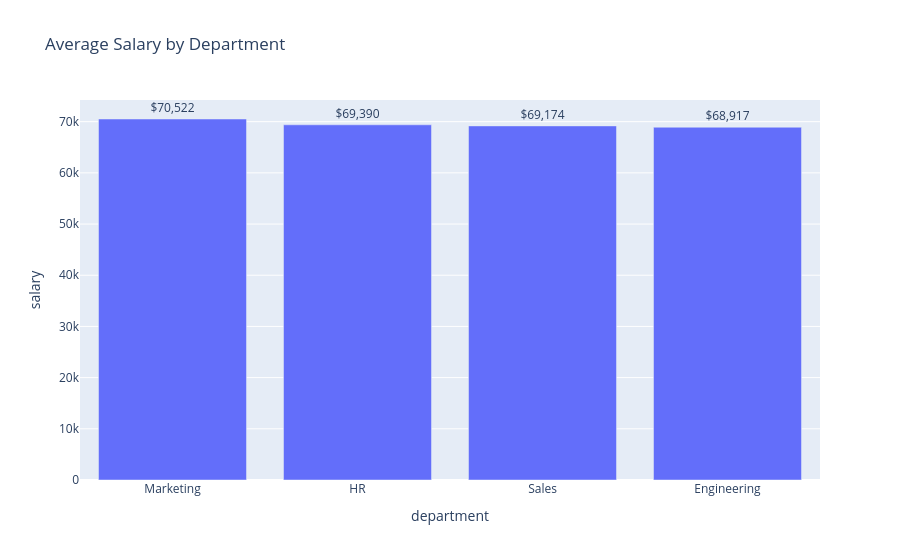

The cell this chart's notebook holds for it:
### Code cell
# --- Bar chart (category comparisons, feature importance) ---
# group by department, compute mean salary, sort highest to lowest
dept_avg = df.groupby('department')['salary'].mean().reset_index().sort_values('salary', ascending=False)

fig = px.bar(
    dept_avg,
    x='department',   # departments on x-axis
    y='salary',       # bar height = average salary
    text='salary',    # raw value to display on each bar (formatted below)
    title='Average Salary by Department'
)

fig.update_traces(
    texttemplate='$%{text:,.0f}',  # format: $ sign, comma separator, 0 decimals
    textposition='outside'         # place the label above the bar, not inside
)

fig.show()

### Figure 1 — Plotly figure (JSON) as saved in the notebook; plotly's stock layout.template omitted (floating-point values rounded to 4 significant figures)
{"data": [{"hovertemplate": "department=%{x}<br>salary=%{text}<extra></extra>", "legendgroup": "", "marker": {"color": "#636efa", "pattern": {"shape": ""}}, "name": "", "orientation": "v", "showlegend": false, "text": [70520.0, 69390.0, 69170.0, 68920.0], "textposition": "outside", "texttemplate": "$%{text:,.0f}", "type": "bar", "x": ["Marketing", "HR", "Sales", "Engineering"], "xaxis": "x", "y": [70520.0, 69390.0, 69170.0, 68920.0], "yaxis": "y"}], "layout": {"barmode": "relative", "legend": {"tracegroupgap": 0}, "title": {"text": "Average Salary by Department"}, "xaxis": {"anchor": "y", "domain": [0, 1], "title": {"text": "department"}}, "yaxis": {"anchor": "x", "domain": [0, 1], "title": {"text": "salary"}}}}
